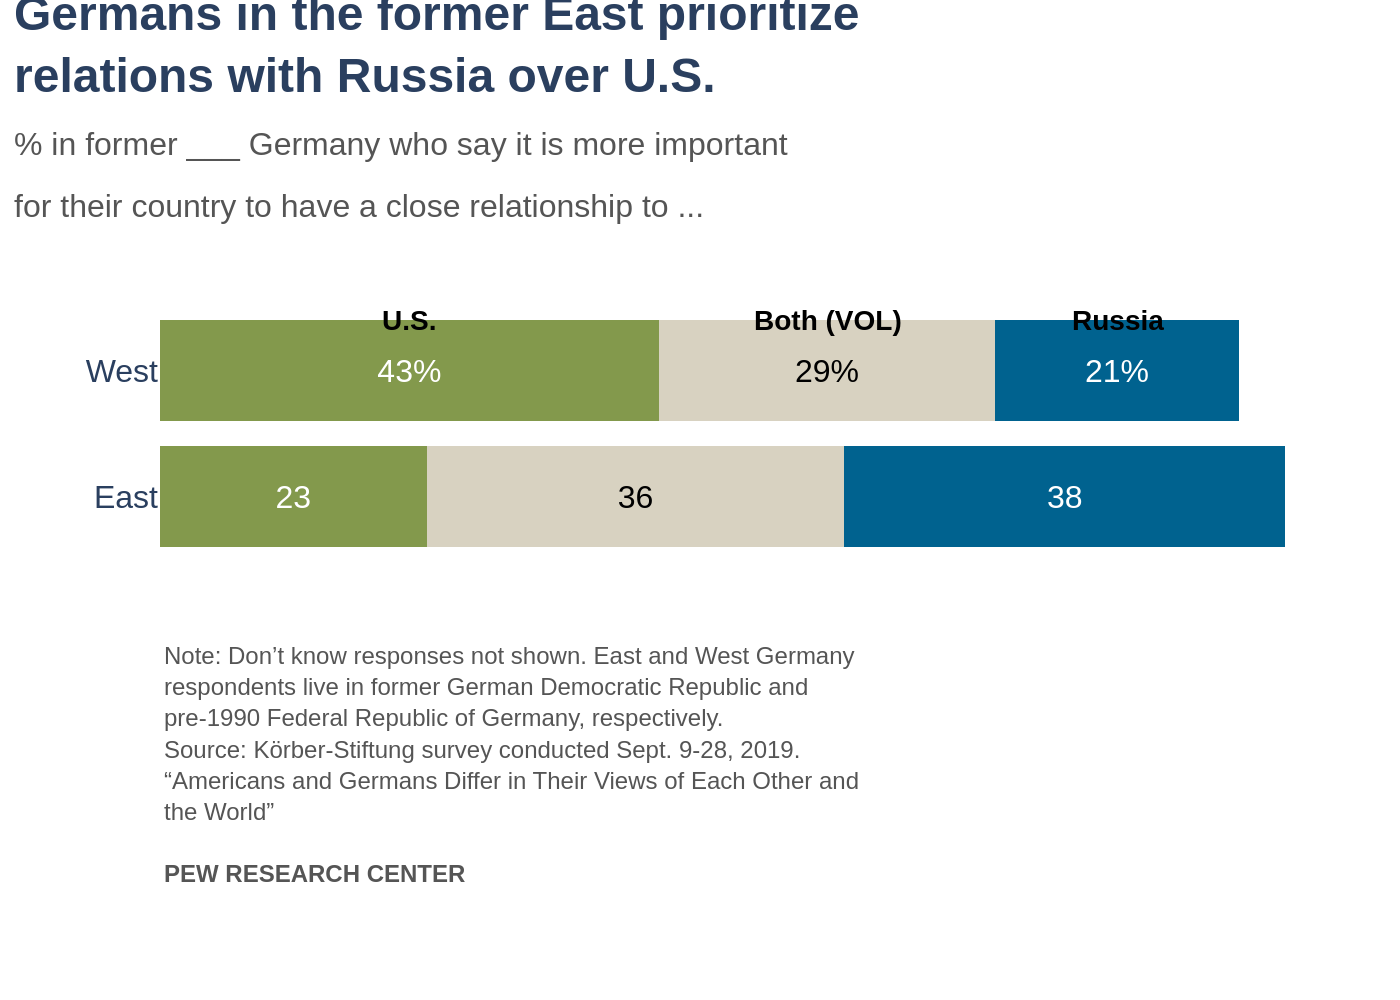

Write the Python code that produced this figure.
import sys
import json
import plotly.graph_objects as go

# Ensure a JSON file path is provided as a command-line argument
if len(sys.argv) != 2:
    print("Usage: python generate_chart.py <json_file_path>")
    sys.exit(1)

json_path = sys.argv[1]

# Load data and configuration from the specified JSON file
try:
    with open(json_path, 'r', encoding='utf-8') as f:
        chart_config = json.load(f)
except FileNotFoundError:
    print(f"Error: JSON file not found at {json_path}")
    sys.exit(1)
except json.JSONDecodeError:
    print(f"Error: Invalid JSON format in {json_path}")
    sys.exit(1)

# Extract data from the loaded JSON
chart_data = chart_config['chart_data']
categories = chart_config['categories']
texts = chart_config['texts']
colors = chart_config['colors']

# Initialize the figure
fig = go.Figure()

# Add a bar trace for each data series
for i, series in enumerate(chart_data):
    fig.add_trace(go.Bar(
        y=categories,
        x=series['values'],
        name=series['name'],
        orientation='h',
        marker=dict(
            color=colors['series_colors'][i],
            line=dict(width=0)
        ),
        text=series['text'],
        textposition='inside',
        insidetextanchor='middle',
        textfont=dict(
            family="Arial",
            size=16,
            color=colors['text_colors'][i]
        )
    ))

# Combine title and subtitle using HTML for styling
title_text = f"<b>{texts['title']}</b><br><span style='font-size:16px;color:#555555'>{texts['subtitle']}</span>"

# Combine source and credit text
source_text = f"{texts['source']}<br><br><b>{texts['credit']}</b>"

# Create annotations for the series labels above the top bar
annotations = []
west_values = [d['values'][0] for d in chart_data]
cumulative_sum = 0
for i, series in enumerate(chart_data):
    x_pos = cumulative_sum + west_values[i] / 2
    annotations.append(
        dict(
            x=x_pos,
            y=-0.4, # Position above the top bar
            xref='x',
            yref='y',
            text=f"<b>{series['name']}</b>",
            showarrow=False,
            font=dict(family="Arial", size=14, color='black')
        )
    )
    cumulative_sum += west_values[i]

# Add source text as an annotation at the bottom
annotations.append(
    dict(
        x=0,
        y=-0.3,
        xref='paper',
        yref='paper',
        xanchor='left',
        yanchor='top',
        text=source_text,
        showarrow=False,
        align='left',
        font=dict(family="Arial", size=12, color='#555555')
    )
)

# Update layout for a clean, professional look
fig.update_layout(
    barmode='stack',
    showlegend=False,
    title=dict(
        text=title_text,
        x=0.01,
        xanchor='left',
        y=0.97,
        yanchor='top',
        font=dict(size=24, family="Arial")
    ),
    xaxis=dict(
        visible=False,
        range=[0, 100] # Set range to 100 as data is in percentages
    ),
    yaxis=dict(
        autorange="reversed",
        showline=False,
        showgrid=False,
        tickfont=dict(size=16, family="Arial")
    ),
    plot_bgcolor='white',
    paper_bgcolor='white',
    margin=dict(l=80, r=40, t=150, b=220), # Adjust margins for text
    annotations=annotations,
    font=dict(family="Arial")
)

# Derive output filename from the input JSON path
base_name = json_path.rsplit('.', 1)[0]
output_filename = f"{base_name}.png"

# Save the figure as a high-resolution PNG image
fig.write_image(output_filename, scale=2)

print(f"Chart successfully generated and saved to {output_filename}")
